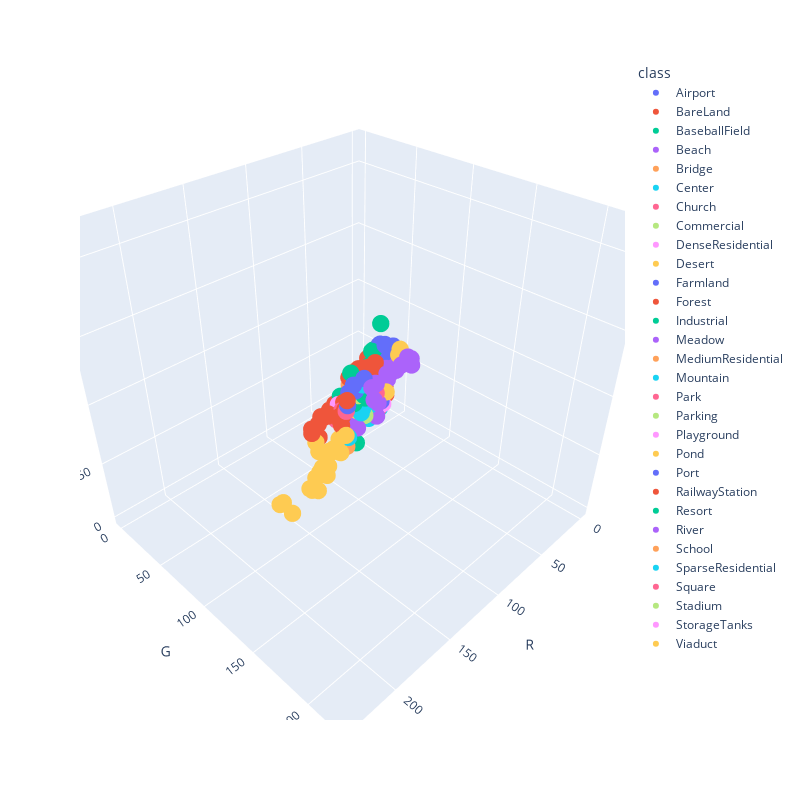

Notebook code for this chart:
### Code cell
visualize_rgb_features(data)
